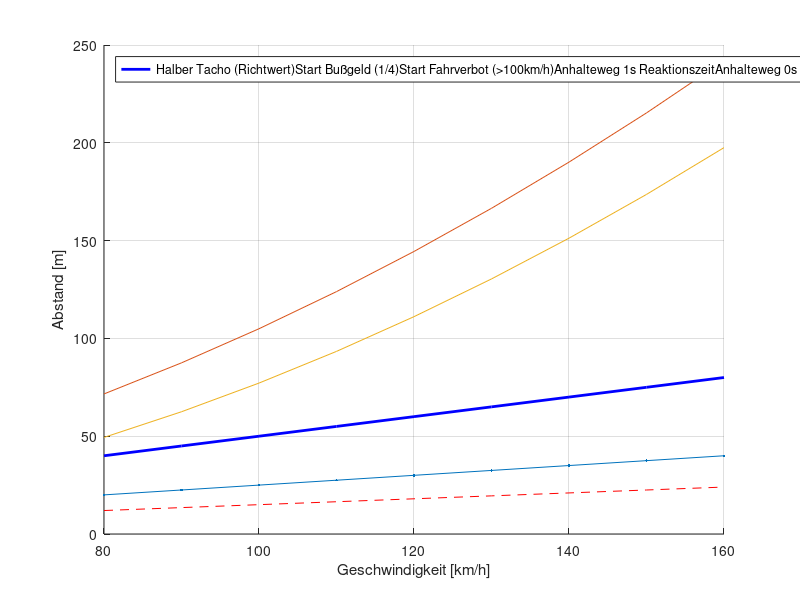

This chart was generated by the following MATLAB code:
%%%%%%%%%%%%%%%%%%%%%%%%%%%%%%%%%%%%%%%%%%%%%%%%%%%%
% Sicherheitsabstand auf der Autobahn visualisiert %
%%%%%%%%%%%%%%%%%%%%%%%%%%%%%%%%%%%%%%%%%%%%%%%%%%%%
speed = 80:10:160;  % Geschwindigkeitsbereich [km/h]

%% Bußgeld in Deutschland
% Quelle Bußgeld: https://www.bussgeldkatalog.org/abstand/ (Stand: 21.01.2025)

v_2 = speed./2;          % Halber Tacho
v_4 = v_2.*(5/10);       % Viertel Tacho (Start Bußgeld)
v_2_3_10 = v_2.*(3/10);  % Start Fahrverbot (wenn über 100km/h)

%% Anhalteweg
% Quelle Beschleunigungswert: https://copradar.com/chapts/references/acceleration.html
% "Many safety experts use 15 ft/sec2 (0.47 g's) as the maximum deceleration
% that is safe for the average driver to maintain control"

breaking_acceleration = 5;  % [m/s^2]

speed_meter_per_second = speed/3.6;

reaction_time = 1;  % [s]
stop_distance_1s = ...
    speed_meter_per_second .* reaction_time + ...
    speed_meter_per_second.^2 ./ (2*breaking_acceleration);

reaction_time = 0;  % [s]
stop_distance_0s = ...
    speed_meter_per_second .* reaction_time + ...
    speed_meter_per_second.^2 ./ (2*breaking_acceleration);

%% Plot
figure(1); clf; grid on; hold on;
xlabel("Geschwindigkeit [km/h]"); ylabel("Abstand [m]");

plot(speed, v_2, "b", "LineWidth",2)
plot(speed, v_4, ".-")
plot(speed, v_2_3_10, "r--")

plot(speed, stop_distance_1s)
plot(speed, stop_distance_0s)

legend([...
    "Halber Tacho (Richtwert)", ...
    "Start Bußgeld (1/4)", ...
    "Start Fahrverbot (>100km/h)",...
    "Anhalteweg 1s Reaktionszeit",...
    "Anhalteweg 0s Reaktionszeit"
    ],...
    "Location","northwest")

